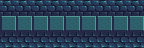

The image is a tile-based game level rendered from a .tmx file. Its description and complete source (layers, tilesets, objects, tile grids) follow:
An orthogonal 9x3 tile map with 16x16 px tiles, 1 tile layer (Tile Layer 1).

<map version="1.8" tiledversion="1.8.4" orientation="orthogonal" renderorder="right-down" width="9" height="3" tilewidth="16" tileheight="16" infinite="0" nextlayerid="2" nextobjectid="1">
 <tileset firstgid="1" source="tmp-tilemap.tsx" />
 <layer id="1" name="Tile Layer 1" width="9" height="3">
  <data encoding="csv">
30,30,30,30,30,30,30,30,30,
2,2,2,2,2,2,2,2,2,
38,38,38,38,38,38,38,38,38
</data>
 </layer>
</map>
